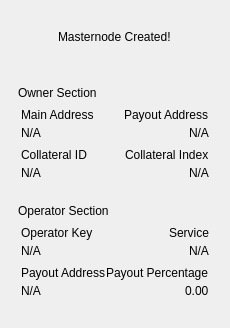
        <widget class="QWidget" name="page_6">
         <layout class="QVBoxLayout" name="verticalLayout_575" stretch="0,0">
          <property name="spacing">
           <number>6</number>
          </property>
          <property name="leftMargin">
           <number>0</number>
          </property>
          <property name="topMargin">
           <number>12</number>
          </property>
          <property name="rightMargin">
           <number>0</number>
          </property>
          <property name="bottomMargin">
           <number>12</number>
          </property>
          <item alignment="Qt::AlignHCenter">
           <widget class="QLabel" name="labelSummary">
            <property name="minimumSize">
             <size>
              <width>0</width>
              <height>50</height>
             </size>
            </property>
            <property name="maximumSize">
             <size>
              <width>16777215</width>
              <height>50</height>
             </size>
            </property>
            <property name="text">
             <string>Masternode Created!</string>
            </property>
           </widget>
          </item>
          <item>
           <widget class="QWidget" name="containerSummary" native="true">
            <layout class="QVBoxLayout" name="verticalLayout" stretch="1,1">
             <item>
              <widget class="QWidget" name="containerOwner" native="true">
               <layout class="QVBoxLayout" name="verticalLayout_6">
                <property name="spacing">
                 <number>8</number>
                </property>
                <property name="leftMargin">
                 <number>9</number>
                </property>
                <property name="topMargin">
                 <number>9</number>
                </property>
                <property name="rightMargin">
                 <number>12</number>
                </property>
                <item>
                 <widget class="QLabel" name="labelOwnerSection">
                  <property name="text">
                   <string>Owner Section</string>
                  </property>
                 </widget>
                </item>
                <item>
                 <widget class="QWidget" name="widget" native="true">
                  <property name="minimumSize">
                   <size>
                    <width>0</width>
                    <height>0</height>
                   </size>
                  </property>
                  <layout class="QHBoxLayout" name="horizontalLayoutOwner">
                   <property name="spacing">
                    <number>0</number>
                   </property>
                   <property name="leftMargin">
                    <number>3</number>
                   </property>
                   <property name="topMargin">
                    <number>0</number>
                   </property>
                   <property name="rightMargin">
                    <number>0</number>
                   </property>
                   <property name="bottomMargin">
                    <number>0</number>
                   </property>
                   <item>
                    <widget class="QWidget" name="containerOwnerKey" native="true">
                     <layout class="QVBoxLayout" name="verticalLayout_7">
                      <property name="spacing">
                       <number>4</number>
                      </property>
                      <property name="leftMargin">
                       <number>0</number>
                      </property>
                      <property name="topMargin">
                       <number>0</number>
                      </property>
                      <property name="rightMargin">
                       <number>0</number>
                      </property>
                      <property name="bottomMargin">
                       <number>0</number>
                      </property>
                      <item>
                       <widget class="QLabel" name="labelTitleMainAddr">
                        <property name="text">
                         <string>Main Address</string>
                        </property>
                       </widget>
                      </item>
                      <item>
                       <widget class="QLabel" name="labelMainAddr">
                        <property name="text">
                         <string>N/A</string>
                        </property>
                       </widget>
                      </item>
                     </layout>
                    </widget>
                   </item>
                   <item alignment="Qt::AlignRight">
                    <widget class="QWidget" name="containerOwnerKey_2" native="true">
                     <property name="layoutDirection">
                      <enum>Qt::LeftToRight</enum>
                     </property>
                     <layout class="QVBoxLayout" name="verticalLayout_8">
                      <property name="spacing">
                       <number>4</number>
                      </property>
                      <property name="leftMargin">
                       <number>0</number>
                      </property>
                      <property name="topMargin">
                       <number>0</number>
                      </property>
                      <property name="rightMargin">
                       <number>0</number>
                      </property>
                      <property name="bottomMargin">
                       <number>0</number>
                      </property>
                      <item alignment="Qt::AlignRight">
                       <widget class="QLabel" name="labelTitlePayoutAddr">
                        <property name="text">
                         <string>Payout Address</string>
                        </property>
                       </widget>
                      </item>
                      <item alignment="Qt::AlignRight">
                       <widget class="QLabel" name="labelPayoutAddr">
                        <property name="text">
                         <string>N/A</string>
                        </property>
                       </widget>
                      </item>
                     </layout>
                    </widget>
                   </item>
                  </layout>
                 </widget>
                </item>
                <item>
                 <widget class="QWidget" name="containerOwnerKey_3" native="true">
                  <property name="minimumSize">
                   <size>
                    <width>60</width>
                    <height>0</height>
                   </size>
                  </property>
                  <layout class="QHBoxLayout" name="horizontalLayout_5">
                   <property name="spacing">
                    <number>0</number>
                   </property>
                   <property name="leftMargin">
                    <number>0</number>
                   </property>
                   <property name="topMargin">
                    <number>0</number>
                   </property>
                   <property name="rightMargin">
                    <number>0</number>
                   </property>
                   <property name="bottomMargin">
                    <number>0</number>
                   </property>
                   <item>
                    <widget class="QWidget" name="widget_4" native="true">
                     <layout class="QVBoxLayout" name="verticalLayout_10">
                      <property name="spacing">
                       <number>4</number>
                      </property>
                      <property name="leftMargin">
                       <number>3</number>
                      </property>
                      <property name="topMargin">
                       <number>0</number>
                      </property>
                      <property name="rightMargin">
                       <number>0</number>
                      </property>
                      <property name="bottomMargin">
                       <number>0</number>
                      </property>
                      <item>
                       <widget class="QLabel" name="labelTitleCollateral">
                        <property name="text">
                         <string>Collateral ID</string>
                        </property>
                       </widget>
                      </item>
                      <item>
                       <widget class="QLabel" name="labelCollateralHash">
                        <property name="text">
                         <string>N/A</string>
                        </property>
                       </widget>
                      </item>
                     </layout>
                    </widget>
                   </item>
                   <item alignment="Qt::AlignRight">
                    <widget class="QWidget" name="widget_3" native="true">
                     <layout class="QVBoxLayout" name="verticalLayout_9">
                      <property name="spacing">
                       <number>4</number>
                      </property>
                      <property name="leftMargin">
                       <number>0</number>
                      </property>
                      <property name="topMargin">
                       <number>0</number>
                      </property>
                      <property name="rightMargin">
                       <number>0</number>
                      </property>
                      <property name="bottomMargin">
                       <number>0</number>
                      </property>
                      <item>
                       <widget class="QLabel" name="labelTitleCollateralIndex">
                        <property name="text">
                         <string>Collateral Index</string>
                        </property>
                       </widget>
                      </item>
                      <item alignment="Qt::AlignRight">
                       <widget class="QLabel" name="labelCollateralIndex">
                        <property name="text">
                         <string>N/A</string>
                        </property>
                       </widget>
                      </item>
                     </layout>
                    </widget>
                   </item>
                  </layout>
                 </widget>
                </item>
               </layout>
              </widget>
             </item>
             <item>
              <widget class="QWidget" name="containerOperator" native="true">
               <layout class="QVBoxLayout" name="verticalLayout_operator">
                <property name="spacing">
                 <number>8</number>
                </property>
                <property name="leftMargin">
                 <number>9</number>
                </property>
                <property name="rightMargin">
                 <number>12</number>
                </property>
                <item>
                 <widget class="QLabel" name="labelOperatorSection">
                  <property name="text">
                   <string>Operator Section</string>
                  </property>
                 </widget>
                </item>
                <item>
                 <widget class="QWidget" name="widget4343" native="true">
                  <property name="minimumSize">
                   <size>
                    <width>0</width>
                    <height>0</height>
                   </size>
                  </property>
                  <layout class="QHBoxLayout" name="horizontalLayout4314">
                   <property name="spacing">
                    <number>0</number>
                   </property>
                   <property name="leftMargin">
                    <number>0</number>
                   </property>
                   <property name="topMargin">
                    <number>0</number>
                   </property>
                   <property name="rightMargin">
                    <number>0</number>
                   </property>
                   <property name="bottomMargin">
                    <number>0</number>
                   </property>
                   <item>
                    <widget class="QWidget" name="containerOperatorKey" native="true">
                     <layout class="QVBoxLayout" name="verticalLayout_opkey">
                      <property name="spacing">
                       <number>4</number>
                      </property>
                      <property name="leftMargin">
                       <number>3</number>
                      </property>
                      <property name="topMargin">
                       <number>0</number>
                      </property>
                      <property name="rightMargin">
                       <number>0</number>
                      </property>
                      <property name="bottomMargin">
                       <number>0</number>
                      </property>
                      <item>
                       <widget class="QLabel" name="labelTitleOperatorKey">
                        <property name="text">
                         <string>Operator Key</string>
                        </property>
                       </widget>
                      </item>
                      <item>
                       <widget class="QLabel" name="labelOperatorKey">
                        <property name="text">
                         <string>N/A</string>
                        </property>
                       </widget>
                      </item>
                     </layout>
                    </widget>
                   </item>
                   <item alignment="Qt::AlignRight">
                    <widget class="QWidget" name="containerOperator2" native="true">
                     <property name="layoutDirection">
                      <enum>Qt::LeftToRight</enum>
                     </property>
                     <layout class="QVBoxLayout" name="verticalLayout_operator2">
                      <property name="spacing">
                       <number>4</number>
                      </property>
                      <property name="leftMargin">
                       <number>0</number>
                      </property>
                      <property name="topMargin">
                       <number>0</number>
                      </property>
                      <property name="rightMargin">
                       <number>0</number>
                      </property>
                      <property name="bottomMargin">
                       <number>0</number>
                      </property>
                      <item alignment="Qt::AlignRight">
                       <widget class="QLabel" name="labelTitleOperatorService">
                        <property name="text">
                         <string>Service</string>
                        </property>
                       </widget>
                      </item>
                      <item alignment="Qt::AlignRight">
                       <widget class="QLabel" name="labelOperatorService">
                        <property name="text">
                         <string notr="true">N/A</string>
                        </property>
                       </widget>
                      </item>
                     </layout>
                    </widget>
                   </item>
                  </layout>
                 </widget>
                </item>
                <item>
                 <widget class="QWidget" name="containerOperatorKey_3" native="true">
                  <property name="minimumSize">
                   <size>
                    <width>60</width>
                    <height>0</height>
                   </size>
                  </property>
                  <layout class="QHBoxLayout" name="horizontalLayout_51">
                   <property name="spacing">
                    <number>0</number>
                   </property>
                   <property name="leftMargin">
                    <number>0</number>
                   </property>
                   <property name="topMargin">
                    <number>0</number>
                   </property>
                   <property name="rightMargin">
                    <number>0</number>
                   </property>
                   <property name="bottomMargin">
                    <number>0</number>
                   </property>
                   <item>
                    <widget class="QWidget" name="widget_oppayout" native="true">
                     <layout class="QVBoxLayout" name="verticalLayout_oppayout">
                      <property name="spacing">
                       <number>4</number>
                      </property>
                      <property name="leftMargin">
                       <number>3</number>
                      </property>
                      <property name="topMargin">
                       <number>0</number>
                      </property>
                      <property name="rightMargin">
                       <number>0</number>
                      </property>
                      <property name="bottomMargin">
                       <number>0</number>
                      </property>
                      <item>
                       <widget class="QLabel" name="labelTitleOperatorPayout">
                        <property name="text">
                         <string>Payout Address</string>
                        </property>
                       </widget>
                      </item>
                      <item>
                       <widget class="QLabel" name="labelOperatorPayout">
                        <property name="text">
                         <string notr="true">N/A</string>
                        </property>
                       </widget>
                      </item>
                     </layout>
                    </widget>
                   </item>
                   <item alignment="Qt::AlignRight">
                    <widget class="QWidget" name="widget_35" native="true">
                     <layout class="QVBoxLayout" name="verticalLayout_94">
                      <property name="spacing">
                       <number>4</number>
                      </property>
                      <property name="leftMargin">
                       <number>0</number>
                      </property>
                      <property name="topMargin">
                       <number>0</number>
                      </property>
                      <property name="rightMargin">
                       <number>0</number>
                      </property>
                      <property name="bottomMargin">
                       <number>0</number>
                      </property>
                      <item>
                       <widget class="QLabel" name="labelTitleOperatorPercentage">
                        <property name="text">
                         <string>Payout Percentage</string>
                        </property>
                       </widget>
                      </item>
                      <item alignment="Qt::AlignRight">
                       <widget class="QLabel" name="labelOperatorPercentage">
                        <property name="text">
                         <string notr="true">0.00</string>
                        </property>
                       </widget>
                      </item>
                     </layout>
                    </widget>
                   </item>
                  </layout>
                 </widget>
                </item>
               </layout>
              </widget>
             </item>
            </layout>
           </widget>
          </item>
         </layout>
        </widget>
